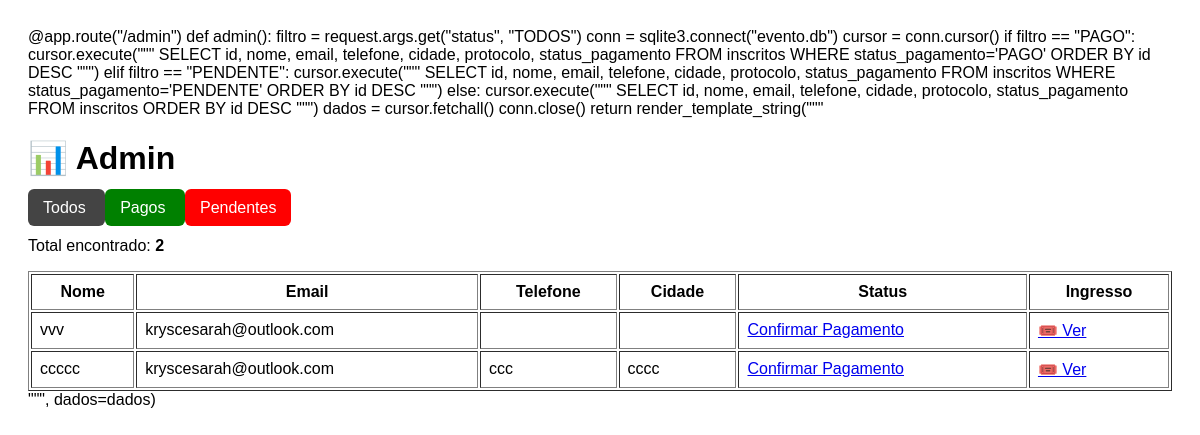
The app's page /admin, older data.
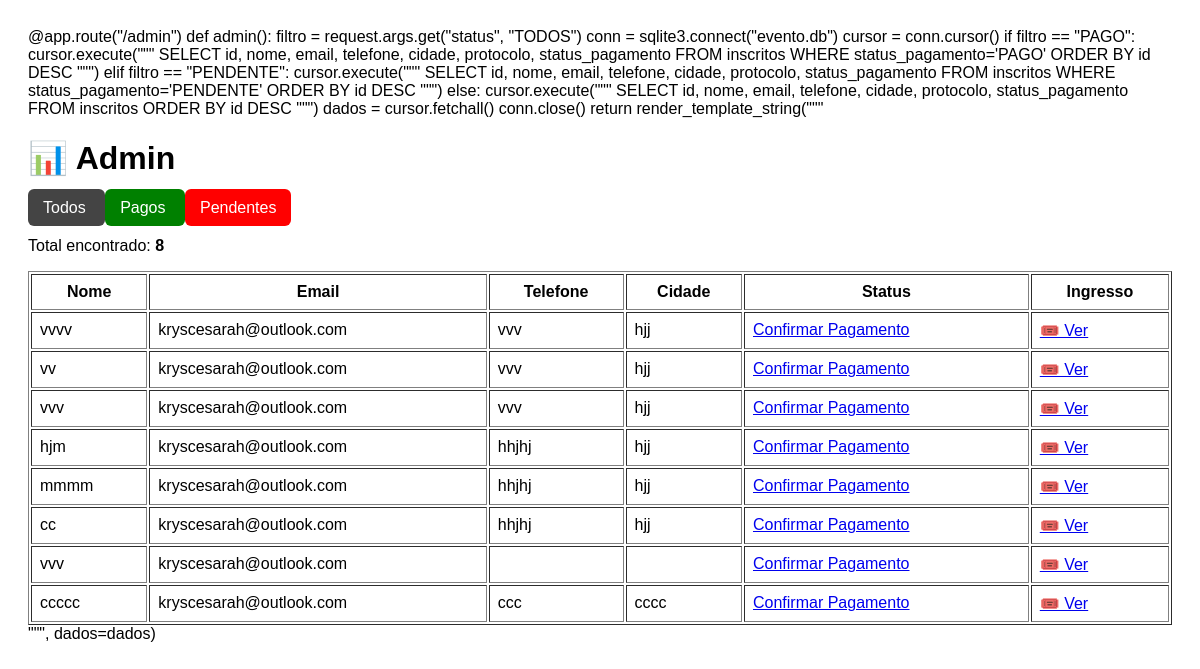
The same page, newer data.
### tables this page shows
CREATE TABLE inscritos (
            id INTEGER PRIMARY KEY AUTOINCREMENT,
            nome TEXT NOT NULL,
            email TEXT NOT NULL,
            telefone TEXT,
            igreja TEXT,
            cidade TEXT,
            observacoes TEXT,
            protocolo TEXT,
            status_pagamento TEXT,
            data_inscricao TEXT
        );

### app.py (the view)
@app.route("/admin")
def admin():
    conn = sqlite3.connect("evento.db")
    cursor = conn.cursor()
    cursor.execute("""
        SELECT
            id,
            nome,
            email,
            telefone,
            cidade,
            protocolo,
            status_pagamento
        FROM inscritos
        ORDER BY id DESC
    """)
    dados = cursor.fetchall()
    conn.close()
    return render_template(
        "admin.html",
        dados=dados
    )

### templates/admin.html (shortened to what this page needs)
    <html>
    <body style="font-family:Arial;padding:20px;">
    <h1>📊 Admin</h1>
    <div style="margin-bottom:20px;">
        <a href="/admin"
           style="padding:10px 15px;background:#444;color:white;text-decoration:none;border-radius:6px;">
           Todos
        </a>
        <a href="/admin?status=PAGO"
           style="padding:10px 15px;background:green;color:white;text-decoration:none;border-radius:6px;">
           Pagos
        </a>
        <a href="/admin?status=PENDENTE"
           style="padding:10px 15px;background:red;color:white;text-decoration:none;border-radius:6px;">
           Pendentes
        </a>
    </div>
    <p>
        Total encontrado:
        <strong>{{ dados|length }}</strong>
    </p>
    <table border="1" width="100%" cellpadding="8">
        <tr>
            <th>Nome</th>
            <th>Email</th>
            <th>Telefone</th>
            <th>Cidade</th>
            <th>Status</th>
            <th>Ingresso</th>
        </tr>
        {% for p in dados %}
        <tr>
            <td>{{ p[1] }}</td>
            <td>{{ p[2] }}</td>
            <td>{{ p[3] }}</td>
            <td>{{ p[4] }}</td>
            <td>
            {% if p[6] == "PAGO" %}
                ✅ PAGO
            {% else %}
                <a href="/pagar/{{ p[5] }}">
                    Confirmar Pagamento
                </a>
            {% endif %}
            </td>
            <td>
                <a href="/ingresso/{{ p[5] }}">
                    🎟️ Ver
                </a>
            </td>
        </tr>
        {% endfor %}
    </table>
    </body>
    </html>

Row changes from the older to the newer data that the page shows:
added inscritos: nome "vvvv", email "kryscesarah@outlook.com", telefone "vvv", cidade "hjj"
added inscritos: nome "vv", email "kryscesarah@outlook.com", telefone "vvv", cidade "hjj"
added inscritos: nome "vvv", email "kryscesarah@outlook.com", telefone "vvv", cidade "hjj"
added inscritos: nome "hjm", email "kryscesarah@outlook.com", telefone "hhjhj", cidade "hjj"
added inscritos: nome "mmmm", email "kryscesarah@outlook.com", telefone "hhjhj", cidade "hjj"
added inscritos: nome "cc", email "kryscesarah@outlook.com", telefone "hhjhj", cidade "hjj"
Text that changed along with them:
{{ dados|length }}: "2" → "8"
